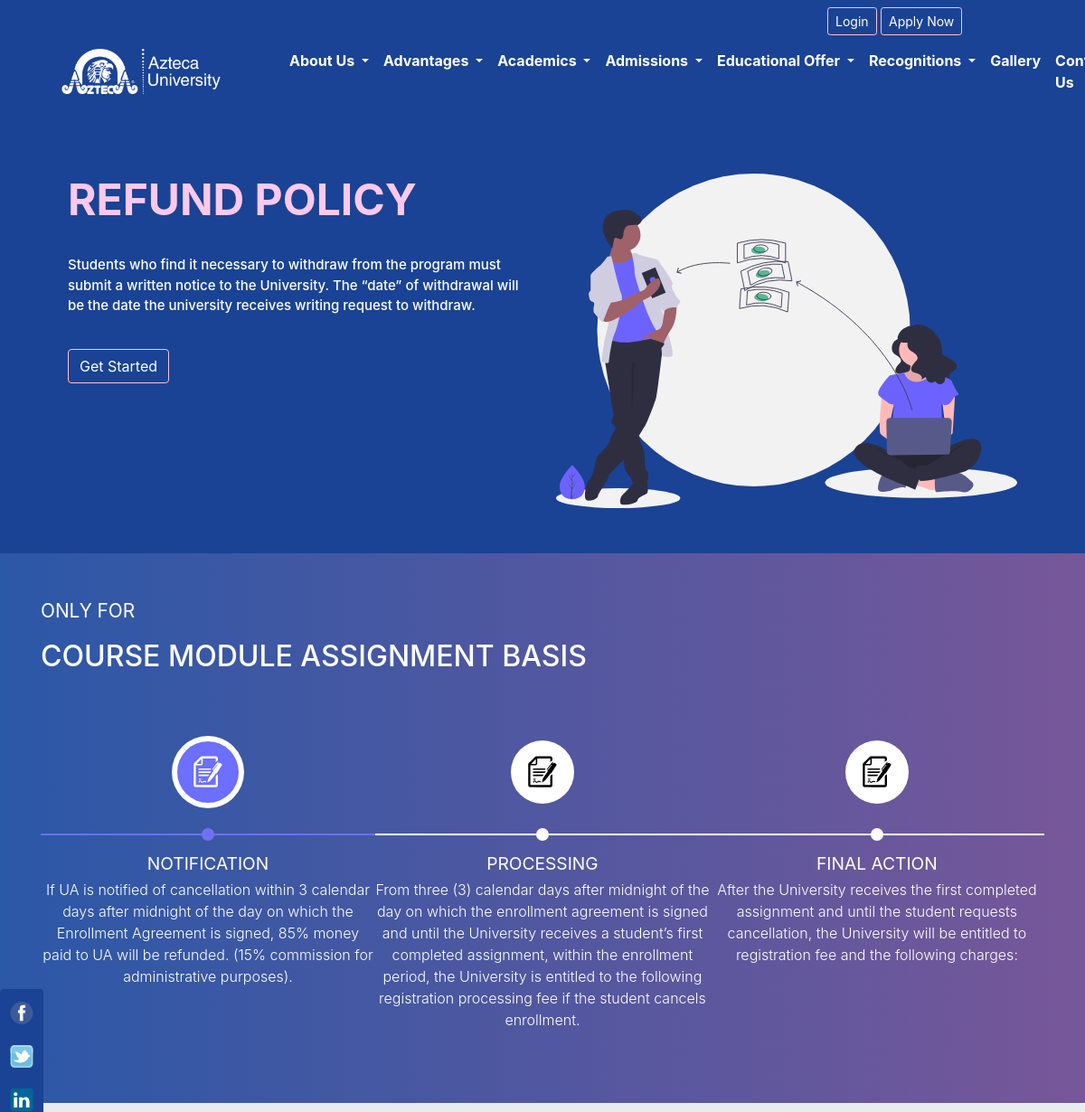
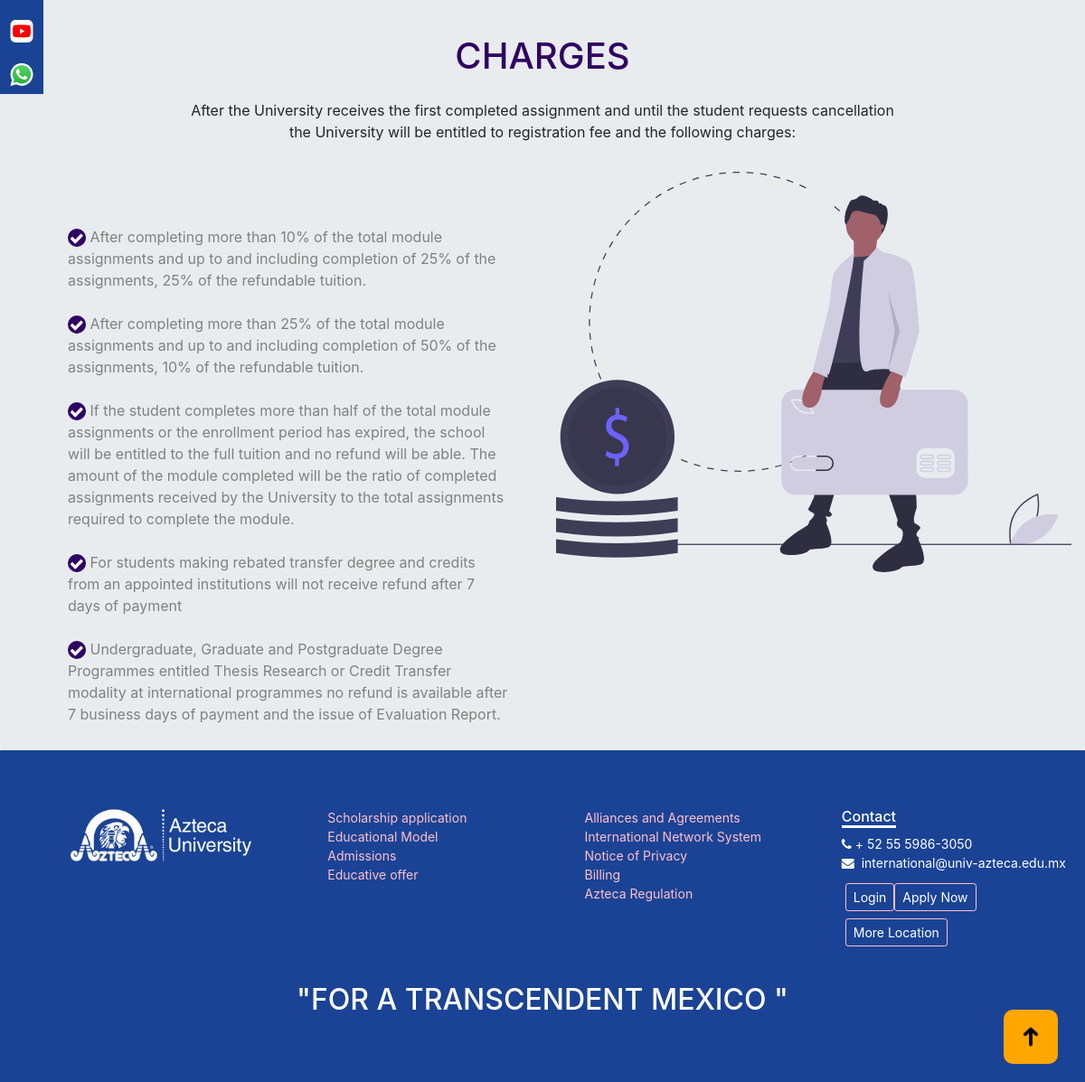
Page /refundPolicy on the committed database (2 pictures, top to bottom).
### main_app/models.py (models this page shows, shortened)
class refundSteps(models.Model):
    id = models.AutoField(primary_key=True)
    heading = models.CharField(max_length=20)
    description = models.TextField()

class refundCharges(models.Model):
    id = models.AutoField(primary_key=True)
    content = models.TextField(blank=True)

### main_app/views.py (the view)
# urls.py: path('refundPolicy',views.refundPolicy),
def refundPolicy(request):
    spec = specialization.objects.all()
    program = degreeProgram.objects.all()
    education = educationalOffering.objects.all().order_by('priority')
    steps = refundSteps.objects.all()
    charges= refundCharges.objects.all()
    return render(request,'refundPolicy.html',{'educationalOffering':education,'steps':steps,'charges':charges,'spec':spec,'degree':program})

### templates/refundPolicy.html (shortened to what this page needs)
{% load static %}
<!DOCTYPE html>
<html lang="en">
<head>
    <link rel="stylesheet" href="https://cdn.jsdelivr.net/npm/bootstrap@4.5.3/dist/css/bootstrap.min.css">
    <link rel="stylesheet" href="https://cdnjs.cloudflare.com/ajax/libs/font-awesome/4.7.0/css/font-awesome.min.css">
    <link rel="stylesheet" href="{% static 'css/style.css' %}">
    <link rel="stylesheet" href="https://cdnjs.cloudflare.com/ajax/libs/animate.css/4.1.1/animate.min.css" />
</head>
<body>
    <div class=" icon-bar">
        <a href="https://www.facebook.com/uni.azteca.internacional"><img class="linkedin" src="{% static 'images/facebook-3.svg'%}"></a>
        <a href="https://twitter.com/uniazteca?ref_src=twsrc%5Etfw%7Ctwcamp%5Eembeddedtimeline%7Ctwterm%5Eprofile%3Auniazteca&ref_url=https%3A%2F%2Fwww.univ-azteca.edu.mx%2FEn%2Fundergraduate%2F"><img class="linkedin" src="{% static 'images/twitter-4 (1).svg'%}"></a>
        <a href="#"><img class="linkedin" src="{% static 'images/linkedin-icon-2.svg'%}"></a>
        <a href="#"><img src="{% static 'images/youtube-3 (1).svg' %}" class="youtube"></a>
        <a href="#"><img src="{% static 'images/whatsapp-symbol.svg'%}" class="youtube"></a>
    </div>
    <section class="fixed-top click-navbar" id="navbar">
        <div id='top-nav'>
            <div class="container-fluid ml-auto">
                <div class="row">
                    <div class="col-xl-3 col-lg-3 mt-2 ml-auto">
                        <button type="button" class="btn manual-btn btn-sm " data-toggle="modal" data-target="#myModal">Login</button>
                        <button type="button " class="btn manual-btn btn-sm" data-toggle="modal" data-target="#form">Apply Now</button>
                    </div>
                </div>
            </div>
        </div>
        <nav class="navbar navbar-expand-xl navbar-light">
            <a class="navbar-brand" href="/"><img src="{% static 'images/testLogo.svg' %}"></a>
            <div class="collapse navbar-collapse ml-auto" id="navbarSupportedContent">
                <ul class="navbar-nav ml-auto">
                    <li class="nav-item dropdown color-blue ">
                        <a class="nav-link dropdown-toggle" href="#" id="navbarDropdown" role="button" data-toggle="dropdown" aria-haspopup="true" aria-expanded="false">
            </a>
                    </li>
                    <li class="nav-item dropdown color-blue ">
                        <a class="nav-link dropdown-toggle" href="#" id="navbarDropdown" role="button" data-toggle="dropdown"  aria-haspopup="true" aria-expanded="false">
            </a>
                    </li>
                    <li class="nav-item dropdown color-blue ">
                        <a class="nav-link dropdown-toggle" href="#" id="navbarDropdown" role="button" data-toggle="dropdown"  aria-haspopup="true" aria-expanded="false">
            </a>
                    </li>
                    <li class="nav-item dropdown ">
                        <a class="nav-link dropdown-toggle" href="#" id="navbarDropdown" role="button" data-toggle="dropdown"  aria-haspopup="true" aria-expanded="false">
            </a>
                    </li>
                    <li class="nav-item dropdown ">
                        <a class="nav-link dropdown-toggle" href="#" id="navbarDropdown" role="button" data-toggle="dropdown"  aria-haspopup="true" aria-expanded="false">
            </a>
                    </li>
                    <li class="nav-item dropdown ">
                        <a class="nav-link dropdown-toggle" href="# " id="navbarDropdown" role="button" data-toggle="dropdown"  aria-haspopup="true " aria-expanded="false ">
            </a>
                    </li>
                    <li class="nav-item "><a class="nav-link" href="/gallery">Gallery</a></li>
                    <li class="nav-item "><a class="nav-link" href="/contact">Contact Us</a></li>
                </ul>
            </div>
        </nav>
    </section>
    <section class="fixed-top hover-navbar" id="navbar">
        <div id='top-nav'>
            <div class="container-fluid ml-auto">
                <div class="row">
                    <div class="col-xl-3 col-lg-3 pt-2 ml-auto">
                        <button type="button" class="btn manual-btn btn-sm " data-toggle="modal" data-target="#myModal">Login</button>
                        <button type="button " class="btn manual-btn btn-sm" data-toggle="modal" data-target="#form">Apply Now</button>
                    </div>
                </div>
            </div>
        </div>
        <nav class="navbar navbar-expand-xl navbar-light">
            <a class="navbar-brand" href="/"><img src="{% static 'images/testLogo.svg' %}"></a>
            <div class="collapse navbar-collapse ml-auto" id="navbarSupportedContent">
                <ul class="navbar-nav ml-auto">
                    <li class="nav-item dropdown color-blue ">
                        <a class="nav-link dropdown-toggle" href="#" id="navbarDropdown" role="button"   aria-haspopup="true" aria-expanded="false">
                    About Us
            </a>
                    </li>
                    <li class="nav-item dropdown color-blue ">
                        <a class="nav-link dropdown-toggle" href="#" id="navbarDropdown" role="button"   aria-haspopup="true" aria-expanded="false">
                    Advantages
            </a>
                    </li>
                    <li class="nav-item dropdown color-blue ">
                        <a class="nav-link dropdown-toggle" href="#" id="navbarDropdown" role="button"   aria-haspopup="true" aria-expanded="false">
                    Academics
            </a>
                    </li>
                    <li class="nav-item dropdown ">
                        <a class="nav-link dropdown-toggle " href="#dropdown-menu" id="navbarDropdown" role="button"   aria-haspopup="true" aria-expanded="false">
                Admissions
            </a>
                    </li>
                    <li class="nav-item dropdown ">
                        <a class="nav-link dropdown-toggle " href="#" id="navbarDropdown" role="button"   aria-haspopup="true" aria-expanded="false">
                Educational Offer
            </a>
                    </li>
                    <li class="nav-item dropdown ">
                        <a class="nav-link dropdown-toggle " href="# " id="navbarDropdown" role="button "   aria-haspopup="true " aria-expanded="false ">
            Recognitions
            </a>
                    </li>
                    <li class="nav-item "><a class="nav-link" href="/gallery">Gallery</a></li>
                    <li class="nav-item "><a class="nav-link" href="/contact">Contact Us</a></li>
                </ul>
            </div>
        </nav>
    </section>
    <section class="landing-page">
        <div class="container">
            <div class="landing-content">
                <div class="container">
                    <div class="col-xl-12">
                        <div class="row">
                            <div class="col-xl-6">
                                <h1 class="welcome-heading wow fadeIn" style="visibility: visible; animation-name:fadeIn">REFUND POLICY</h1>
                                <p class="text-white pt-4 welcome-content wow bounceIn" data-wow-delay="0.2s" style="visibility: visible; animation-name:bounceIn">Students who find it necessary to withdraw from the program must submit a written notice to the University. The “date” of withdrawal will be the date the university receives writing request to withdraw.</p>
                                <button type="button" class="btn manual-btn wow bounceIn" style="visibility: visible; animation-name:bounceIn">Get Started</button>
                            </div>
                            <div class="col-xl-6">
                                <img src="{% static 'images//undraw_transfer_money_rywa.svg' %}" class="img-fluid wow fadeIn" style="visibility: visible; animation-name:fadeIn">
                            </div>
                        </div>
                    </div>
                </div>
            </div>
        </div>
    </section>
    <section>
        <div class="">
            <div class="main-container">
                <section class="reach-developer pt-5">
                    <div class="container">
                        <div class="content">
                            <div class="top text-white">
                                <p class="text-uppercase wow fadeIn" style="visibility: visible; animation-name:fadeIn">Only for </p>
                                <div id="typed-strings">
                                    <h2 class="text-uppercase wow fadeIn" data-wow-delay="0.2s" style="visibility: visible; animation-name:fadeIn">Course Module Assignment basis</h2>
                                </div>
                            </div>
                            <div class="timeline">
                                <div class="line"></div>
                                <ul>
                                    {% for i in steps %}
                                    <li class="text-center">
                                        <div class="img-box">
                                            <div class="ico transition">
                                                <div class="ico-box bg-white">
                                                    <img src="{% static 'images/notification.svg' %}" alt="" class="wow fadeIn" data-wow-delay="0.2s" style="visibility: visible; animation-name:fadeIn">
                                                </div>
                                            </div>
                                        </div>
                                        <h6 class="transition font-weight-normal text-uppercase wow fadeIn" data-wow-delay="0.2s" style="visibility: visible; animation-name:fadeIn">{{i.heading}}</h6>
                                        <p class="text-white font-weight-light wow fadeIn" data-wow-delay="0.2s" style="visibility: visible; animation-name:fadeIn">{{i.description}}
                                        </p>
                                    </li>
                                    {% endfor %}
                                </ul>
                            </div>
                        </div>
                    </div>
                </section>
            </div>
        </div>
    </section>
    <section class=" ">
        <div class="jumbotron ">
            <div class="col-xl-12 undergraduate pt-5 ">
                <h1 class="text-center course-heading wow fadeIn "  style="visibility: visible; animation-name:fadeIn ">CHARGES</h1>
                <p class="text-center p-3 wow fadeIn "  style="visibility: visible; animation-name:fadeIn "> After the University receives the first completed assignment and until the student requests cancellation<br> the University will be entitled to registration fee and the following charges: </p>
                <div class="row ">
                    <div class="col-xl-6 list-first-half pt-5 ">
                        <ul class="list-group-1 ">
                            {% for i in charges %}
                            <li class="list-group-item wow fadeIn "  style="visibility: visible; animation-name:fadeIn "><img src="{% static 'images//tick.svg' %} " width="20 " height="20 "> {{i.content}}</li>
                            {% endfor %}
                        </ul>
                    </div>
                    <div class="col-xl-6 ">
                        <img src="{% static 'images//undraw_pay_online_b1hk.svg' %} " class="img-fluid wow fadeIn "  style="visibility: visible; animation-name:fadeIn ">
                    </div>
                </div>
            </div>
        </div>
    </section>
    <section>
              <div class="footer ">
                  <div class="container-fluid ">
                      <div class="row ml-5 ">
                          <div class="col-lg-3 col-md-3 col-sm-12 ">
                              <p class="mb-4 "><img src="{% static 'images/testLogo.svg' %} " alt="Image "  width="200px " height="60px "></p>
                          </div>
                          <div class="col-lg-3 ml-auto ">
                              <ul class="list-unstyled ml-auto ">
                                  <li><a href="# " data-toggle="modal" data-target="#exampleModal">Scholarship application</a></li>
                                  <li><a href="educationModel">Educational Model</a></li>
                                  <li><a data-toggle="modal" href="#exampleModalAdmission">Admissions</a></li>
                                  <li><a href="# " data-toggle="modal" data-target="#educativeOffer">Educative offer</a></li>
                              </ul>
                              </div>
                          <div class="col-lg-3 mr-auto ">
                              <ul class="list-unstyled mr-auto ">
                                  <li><a href="# " data-toggle="modal" data-target="#exampleModalAlliance">Alliances and Agreements</a></li>
                                  <li><a href="# " data-toggle="modal" data-target="#exampleModalAlliance">International Network System</a></li>
                                  <li><a href="{% static 'images/AvisodePrivacidad.pdf' %} " >Notice of Privacy</a></li>
                                  <li><a data-toggle="modal" href="#exampleModal2">Billing</a></li>
                                  <li><a href="{% static 'images/regulationsAzteca.pdf' %}">Azteca Regulation</a></li>
                              </ul>
                          </div>
                          <div class="col-lg-3">
                              <h3 class="footer-heading "><span>Contact</span></h3>
                              <ul class="list-unstyled">
                                  <li><a href="tel:+525559863050 " style="color:white; "><i class="fa fa-phone "></i> + 52 55 5986-3050</a></li>
                                  <li><a href="mailto:international@univ-azteca.edu.mx " style="color:white; "><i class="fa fa-envelope mr-1 "></i>  international@univ-azteca.edu.mx</a></li>
                                  <div class="row m-1">
                                    <li><button type="button" class="btn manual-btn btn-sm mt-2 " data-toggle="modal" data-target="#myModal">Login</button></li>
                                    <li> <button type="button" class="btn manual-btn btn-sm mt-2 " data-toggle="modal" data-target="#form">Apply Now</button></li>
                                    <div>
                                    <li><a href="/contact"><button href="/contact" class="btn manual-btn btn-sm mt-2">More Location</button></a></li>
                                </ul>
                          </div>
                          </div>
                          </div>
                          <h2 class="text-center text-white pt-4 ">"FOR A TRANSCENDENT MEXICO "</h2>
                          </div>
                      </section>
                <div class="top-up-btn ">
                    <a href="# "><button type="button " class="up-btn btn-outline-warning " id="scroll-top-btn "><img src="{% static 'images/upArrow.png' %} " width="30 " height="30 "></button></a>
                </div>
</body>
</html>

### rows in the picture
refundSteps: heading "NOTIFICATION", description "If UA is notified of cancellation within 3 calendar days after midnight of the day on which the Enrollment Agreement is signed, 85% money paid to UA will be refunded. (15% commission for administrative purposes)."
refundSteps: heading "PROCESSING", description "From three (3) calendar days after midnight of the day on which the enrollment agreement is signed and until the University receives a student’s first completed assignment, within the enrollment period, the University is entitled to the following registration processing fee if the student cancels enrollment."
refundSteps: heading "FINAL ACTION", description "After the University receives the first completed assignment and until the student requests cancellation, the University will be entitled to registration fee and the following charges:"
refundCharges: content "After completing more than 10% of the total module assignments and up to and including completion of 25% of the assignments, 25% of the refundable tuition."
refundCharges: content "After completing more than 25% of the total module assignments and up to and including completion of 50% of the assignments, 10% of the refundable tuition."
refundCharges: content "If the student completes more than half of the total module assignments or the enrollment period has expired, the school will be entitled to the full tuition and no refund will be able. The amount of the module completed will be the ratio of completed assignments received by the University to the total assignments required to complete the module."
refundCharges: content "For students making rebated transfer degree and credits from an appointed institutions will not receive refund after 7 days of payment"
refundCharges: content "Undergraduate, Graduate and Postgraduate Degree Programmes entitled Thesis Research or Credit Transfer modality at international programmes no refund is available after 7 business days of payment and the issue of Evaluation Report."
